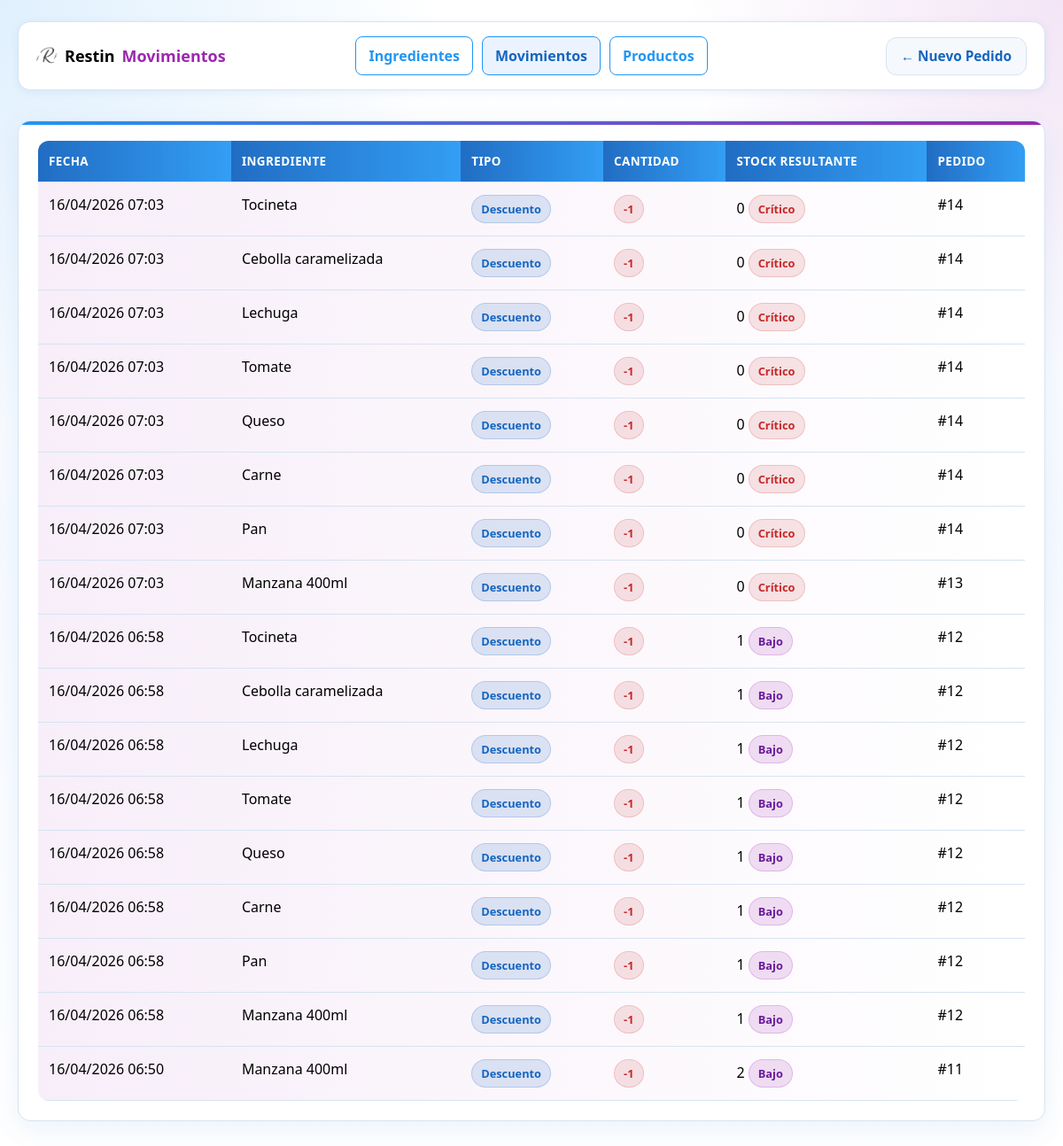
Page /products/movimientos/ (signed in) on the earlier database version.
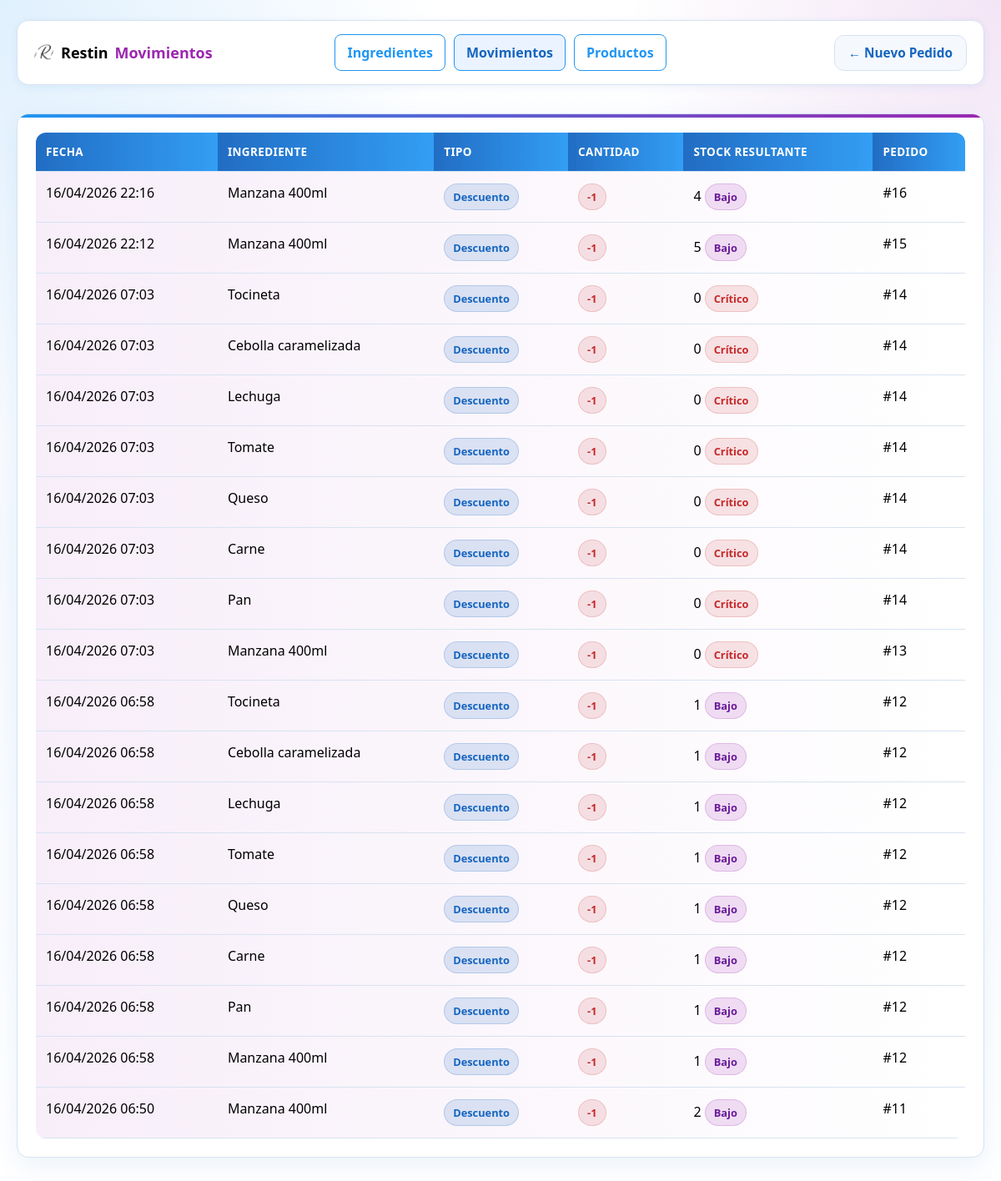
Same page on the later database version.
### products/models.py (models this page shows, shortened)
class MovimientoInventario(models.Model):
    TIPO_CHOICES = [
        ('descuento', 'Descuento'),
        ('ajuste', 'Ajuste'),
        ('ingreso', 'Ingreso'),
    ]
    ingrediente = models.ForeignKey(Ingrediente, on_delete=models.CASCADE)
    tipo = models.CharField(max_length=20, choices=TIPO_CHOICES)
    cantidad = models.IntegerField(help_text="Cantidad de movimiento, negativo para descuento")
    stock_resultante = models.IntegerField(help_text="Stock después del movimiento")
    pedido_id = models.IntegerField(null=True, blank=True, help_text="ID del pedido relacionado si aplica")
    fecha = models.DateTimeField(auto_now_add=True)

class Ingrediente(models.Model):
    UNIDAD_CHOICES = [
        ('unidad', 'Unidad'),
        ('gramo', 'Gramo'),
        ('kilogramo', 'Kilogramo'),
        ('mililitro', 'Mililitro'),
        ('litro', 'Litro'),
        ('porcion', 'Porción'),
    ]
    nombre = models.CharField(max_length=100, unique=True)
    stock = models.PositiveIntegerField(default=0, help_text="Cantidad disponible en inventario")
    unidad_medida = models.CharField(max_length=20, choices=UNIDAD_CHOICES, default='unidad')

### products/views.py (the view)
# urls.py: path('movimientos/', MovimientoListView.as_view(), name='movimiento_list'),
@method_decorator(login_required, name='dispatch')
@method_decorator(user_passes_test(is_admin), name='dispatch')
class MovimientoListView(ListView):
    model = MovimientoInventario
    template_name = 'products/movimiento_list.html'
    context_object_name = 'movimientos'
    paginate_by = 30
    ordering = ['-fecha']

### products/views.py (called while the page is built)
def is_admin(user):
    return user.is_staff

### products/templates/products/movimiento_list.html (shortened to what this page needs)
{% load static %}
<!DOCTYPE html>
<html>
<head>
    <link rel="stylesheet" href="{% static 'ventas/restin-theme.css' %}?v=20260513">
</head>
<body>
    <div class="page-shell">
        <div class="page-container stack">
            <nav class="top-nav">
                <div class="brand"><img class="brand-logo" src="{% static 'ventas/restin2.jpeg' %}?v=20260513" alt="Logo"> Restin <span>Movimientos</span></div>
                <div class="nav-links">
                    <a class="nav-link" href="{% url 'ingrediente_list' %}">Ingredientes</a>
                    <a class="nav-link is-active" href="{% url 'movimiento_list' %}">Movimientos</a>
                    <a class="nav-link" href="{% url 'producto_list' %}">Productos</a>
                </div>
                <div class="nav-end">
                    <a href="{% url 'pedido_create' %}" class="btn btn-ghost">&larr; Nuevo Pedido</a>
                </div>
            </nav>
            <section class="page-card">
                {% if movimientos %}
                <div class="table-wrap">
                    <table class="table">
                        <thead>
                            <tr>
                                <th>Fecha</th>
                                <th>Ingrediente</th>
                                <th>Tipo</th>
                                <th>Cantidad</th>
                                <th>Stock resultante</th>
                                <th>Pedido</th>
                            </tr>
                        </thead>
                        <tbody>
                            {% for mov in movimientos %}
                            <tr class="{% if mov.stock_resultante <= 5 %}row-highlight{% endif %}">
                                <td>{{ mov.fecha|date:"d/m/Y H:i" }}</td>
                                <td>{{ mov.ingrediente.nombre }}</td>
                                <td><span class="status-pill {% if mov.cantidad < 0 %}status-progress{% else %}status-completed{% endif %}">{{ mov.get_tipo_display }}</span></td>
                                <td>
                                    <span class="status-pill {% if mov.cantidad < 0 %}status-danger{% else %}status-completed{% endif %}">{{ mov.cantidad }}</span>
                                </td>
                                <td>
                                    {{ mov.stock_resultante }}
                                    {% if mov.stock_resultante == 0 %}
                                        <span class="status-pill status-danger">Crítico</span>
                                    {% elif mov.stock_resultante <= 5 %}
                                        <span class="status-pill status-highlight">Bajo</span>
                                    {% endif %}
                                </td>
                                <td>{% if mov.pedido_id %}#{{ mov.pedido_id }}{% else %}—{% endif %}</td>
                            </tr>
                            {% endfor %}
                        </tbody>
                    </table>
                </div>
                {% else %}
                <div class="empty-state">
                    <h3>Sin movimientos</h3>
                    <p>No hay movimientos registrados todavía.</p>
                </div>
                {% endif %}
            </section>
        </div>
    </div>
</body>
</html>

Differences in the rows shown:
added MovimientoInventario: fecha "16/04/2026 22:16", ingrediente.nombre "Manzana 400ml", tipo "Descuento", cantidad "-1", stock_resultante "4", shows "Bajo", pedido_id "16"
added MovimientoInventario: fecha "16/04/2026 22:12", ingrediente.nombre "Manzana 400ml", tipo "Descuento", cantidad "-1", stock_resultante "5", shows "Bajo", pedido_id "15"
